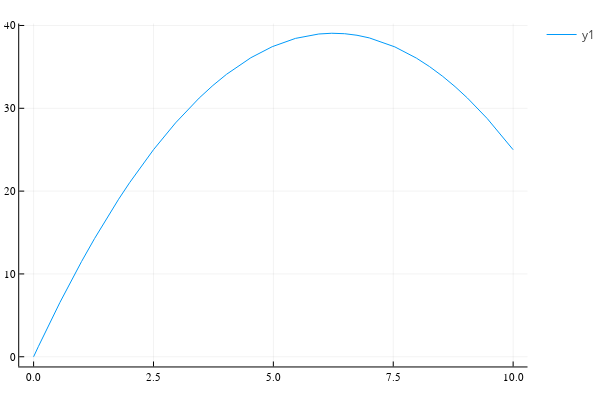

Notebook code for this chart:
### Markdown cell above
So we have area as a function of a single variable. Here `b` ranges from $0$ to no more than 10, as both `b` and `h` need be non-negative. A plot shows the function to maximize:

### Code cell
plot(A, 0, 10)

### Figure 1 — Plotly figure (JSON) as saved in the notebook; plotly's stock layout.template omitted (floating-point values rounded to 4 significant figures)
{"data": [{"colorbar": {"title": ""}, "legendgroup": "y1", "line": {"color": "rgba(0, 154, 250, 1.000)", "dash": "solid", "shape": "linear", "width": 1}, "mode": "lines", "name": "y1", "showlegend": true, "type": "scatter", "x": [0, 0.04883, 0.09766, 0.5492, 1.001, 1.272, 1.543, 1.773, 2.002, 2.501, 2.96, 3.206, 3.453, 3.738, 4.023, 4.531, 4.975, 5.46, 5.948, 6.218, 6.487, 6.744, 7.001, 7.534, 7.983, 8.257, 8.532, 8.789, 9.047, 9.46, 9.873, 9.936, 10], "xaxis": "x", "y": [0, 0.608, 1.211, 6.563, 11.51, 14.28, 16.91, 19.02, 21.02, 25.0, 28.24, 29.8, 31.24, 32.75, 34.1, 36.11, 37.44, 38.44, 38.97, 39.06, 39.01, 38.82, 38.5, 37.41, 36.06, 35.03, 33.86, 32.61, 31.24, 28.76, 25.94, 25.47, 25], "yaxis": "y", "zmax": null, "zmin": null}], "layout": {"annotations": [], "height": 400, "legend_position": {"bgcolor": "rgba(255, 255, 255, 1.000)", "bordercolor": "rgba(0, 0, 0, 1.000)", "borderwidth": 1, "font": {"color": "rgba(0, 0, 0, 1.000)", "family": "sans-serif", "size": 11}, "title": {"font": {"color": "rgba(0, 0, 0, 1.000)", "family": "sans-serif", "size": 15}, "text": ""}, "tracegroupgap": 0, "traceorder": "normal", "x": 1, "xanchor": "auto", "y": 1, "yanchor": "auto"}, "margin": {"b": 20, "l": 0, "r": 0, "t": 20}, "paper_bgcolor": "rgba(255, 255, 255, 1.000)", "plot_bgcolor": "rgba(255, 255, 255, 1.000)", "showlegend": true, "width": 600, "xaxis": {"anchor": "y", "domain": [0.03619, 0.9934], "gridcolor": "rgba(0, 0, 0, 0.100)", "gridwidth": 0.5, "linecolor": "rgba(0, 0, 0, 1.000)", "mirror": false, "range": [-0.3, 10.3], "showgrid": true, "showline": true, "showticklabels": true, "tickangle": 0, "tickcolor": "rgb(0, 0, 0)", "tickfont": {"color": "rgba(0, 0, 0, 1.000)", "family": "sans-serif", "size": 11}, "tickmode": "array", "ticks": "inside", "ticktext": ["0.0", "2.5", "5.0", "7.5", "10.0"], "tickvals": [0, 2.5, 5, 7.5, 10], "title": "", "titlefont": {"color": "rgba(0, 0, 0, 1.000)", "family": "sans-serif", "size": 15}, "type": "-", "visible": true, "zeroline": false, "zerolinecolor": "rgba(0, 0, 0, 1.000)"}, "yaxis": {"anchor": "x", "domain": [0.03762, 0.9902], "gridcolor": "rgba(0, 0, 0, 0.100)", "gridwidth": 0.5, "linecolor": "rgba(0, 0, 0, 1.000)", "mirror": false, "range": [-1.172, 40.23], "showgrid": true, "showline": true, "showticklabels": true, "tickangle": 0, "tickcolor": "rgb(0, 0, 0)", "tickfont": {"color": "rgba(0, 0, 0, 1.000)", "family": "sans-serif", "size": 11}, "tickmode": "array", "ticks": "inside", "ticktext": ["0", "10", "20", "30", "40"], "tickvals": [0, 10, 20, 30, 40], "title": "", "titlefont": {"color": "rgba(0, 0, 0, 1.000)", "family": "sans-serif", "size": 15}, "type": "-", "visible": true, "zeroline": false, "zerolinecolor": "rgba(0, 0, 0, 1.000)"}}}
